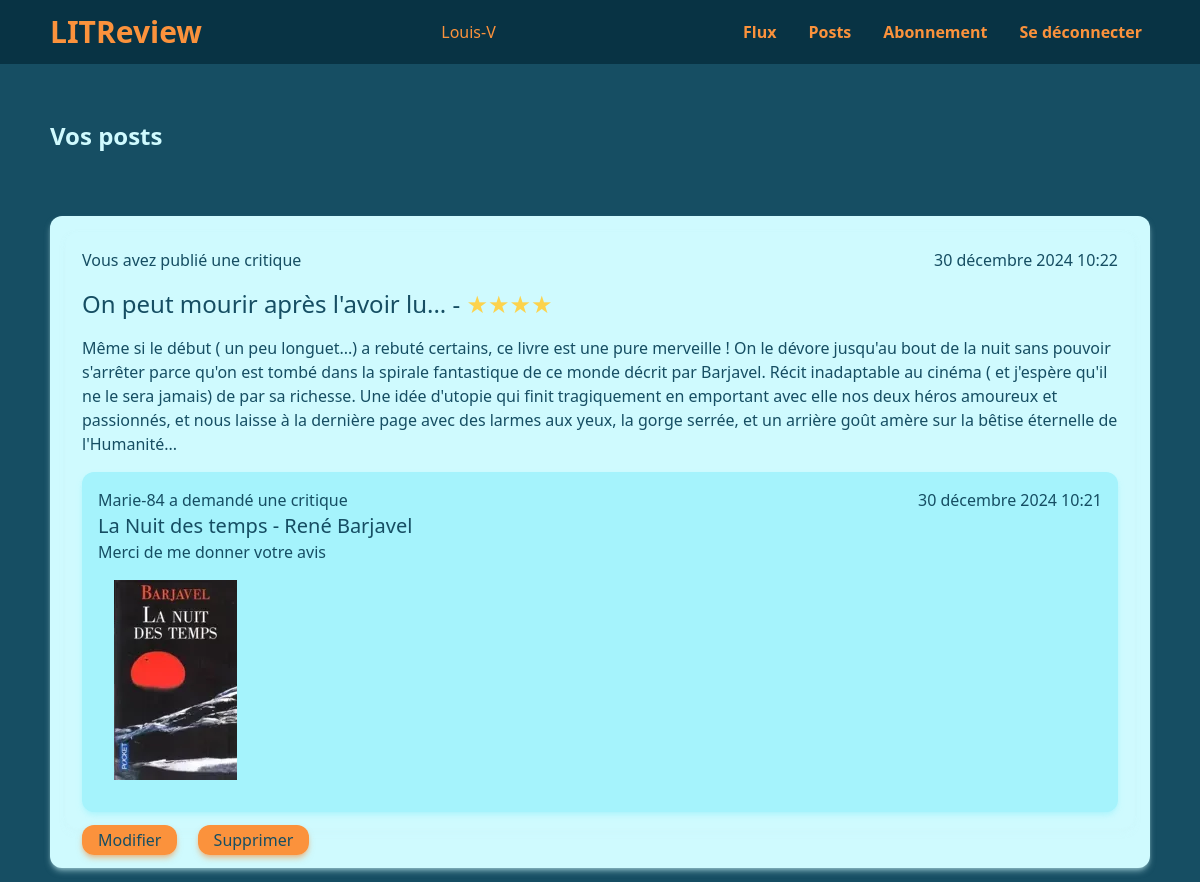
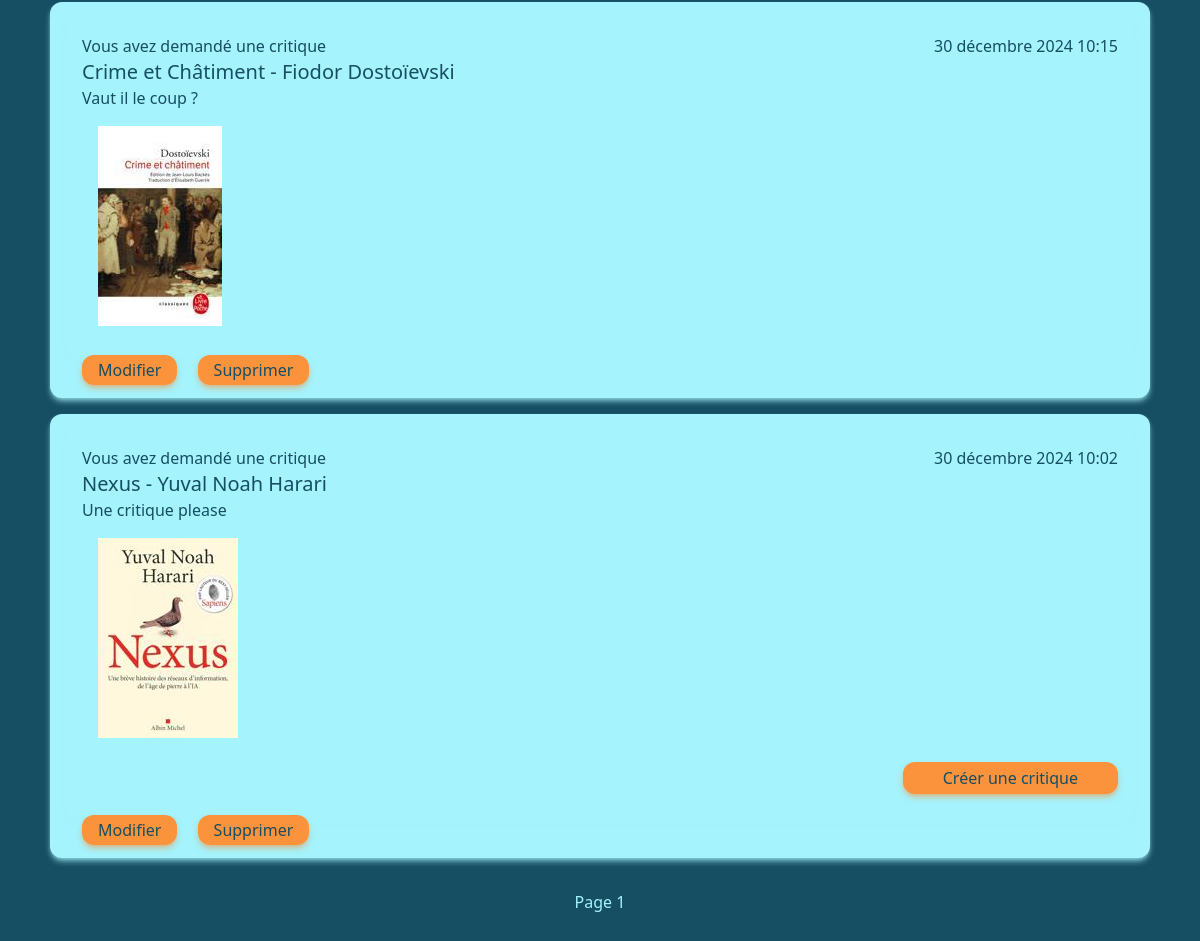
The app's page /review/posts/ (signed in) with its own data (2 pictures, top to bottom).
### authentication/models.py (models this page shows, shortened)
class User(AbstractBaseUser, PermissionsMixin):
    username = models.CharField(max_length=20, unique=True)
    is_active = models.BooleanField(default=True)
    is_superuser = models.BooleanField(default=False)
    is_staff = models.BooleanField(default=False)
    date_joined = models.DateTimeField(default=timezone.now)
    last_login = models.DateTimeField(blank=True, null=True)
    objects = CustomUserManager()
    USERNAME_FIELD = 'username'
    REQUIRED_FIELDS = []

### review/models.py (models this page shows, shortened)
class Review(models.Model):
    ticket = models.ForeignKey(to=Ticket, on_delete=models.CASCADE)
    rating = models.PositiveSmallIntegerField(validators=[MinValueValidator(0), MaxValueValidator(5)])
    headline = models.CharField(max_length=128)
    body = models.CharField(max_length=8192, blank=True)
    user = models.ForeignKey(to=settings.AUTH_USER_MODEL, on_delete=models.CASCADE)
    time_created = models.DateTimeField(auto_now_add=True)

class Ticket(models.Model):
    title = models.CharField(max_length=128)
    description = models.CharField(max_length=2048, blank=True)
    user = models.ForeignKey(to=settings.AUTH_USER_MODEL, on_delete=models.CASCADE)
    image = models.ImageField(null=True, blank=True)
    time_created = models.DateTimeField(auto_now_add=True)
    response = models.BooleanField(default=False)

### review/views.py (the view)
# urls.py: path('posts/', views.PostsView.as_view(), name='posts'),
class PostsView(LoginRequiredMixin, View):
    template = 'review/posts.html'
    ticket_class = models.Ticket
    review_class = models.Review
    POST_PER_PAGE = 10
    def get(self, request):
        tickets = self.ticket_class.objects.filter(user=request.user)
        tickets = tickets.annotate(content_type=Value('TICKET', CharField()))
        reviews = self.review_class.objects.filter(user=request.user)
        reviews = reviews.annotate(content_type=Value('REVIEW', CharField()))
        posts = sorted(
            chain(tickets, reviews),
            key=lambda post: post.time_created,
            reverse=True
        )
        paginator = Paginator(posts, self.POST_PER_PAGE)
        page_number = request.GET.get('page')
        page_obj = paginator.get_page(page_number)
        return render(request, self.template, context={'posts': page_obj})

### review/templates/review/posts.html
{% extends 'base.html' %}
{% block content %}
    <div class="flex items-center w-full h-40">
        <h2>Vos posts</h2>
    </div>
    <div flex class="flex flex-col gap-4 w-full">
        {% for post in posts %}
            {% if post.content_type == 'TICKET' %}
                <div class="card-medium p-4">
                    {% include 'review/partials/ticket_snippet.html' %}
            {% elif post.content_type == 'REVIEW' %}
                <div class="card-light p-4">
                    {% include 'review/partials/review_snippet.html' %}
            {% endif %}
                    <a href="{% url 'update' content_type=post.content_type|lower id=post.id %}"
                    class="btn px-4 py-1 m-4">Modifier</a>
                    <a href="{% url 'post_delete' content_type=post.content_type|lower id=post.id %}"
                    class="btn px-4 py-1">Supprimer</a>
                </div>
        {% endfor %}
    </div>
    {% include 'review/partials/page_nav.html' %}
{% endblock %}

### templates/base.html (shortened to what this page needs)
<!DOCTYPE html>
<html lang="en">
<head>
    <link rel="stylesheet" href="/static/css/output.css">
</head>
<body class="bg-cyan-900">
    <div class="relative">
        <nav class="flex justify-center fixed top-0 left-0 right-0  h-16 bg-cyan-950 w-full" >
            <div class="nav-text flex justify-between items-center xl:w-2/3 lg:w-11/12">
                <h1>LITReview</h1>
                {% if user.is_authenticated %}
                <p>{{ user }}</p>
                <ul class="flex gap-4">
                    <li>
                        <a href="{% url 'flux' %}" class="nav-hover px-2 font-bold">Flux</a>
                    </li>
                    <li>
                        <a href="{% url 'posts' %}" class="nav-hover px-2 font-bold">Posts</a>
                    </li>
                    <li>
                        <a href="{% url 'follows' %}" class="nav-hover px-2 font-bold">Abonnement</a>
                    </li>
                    <li>
                        <a href="{% url 'logout' %}" class="nav-hover px-2 font-bold">Se déconnecter</a>
                    </li>
                </ul>
                {% endif %}
            </div>
        </nav>
    </div>
    <section class="flex justify-center w-full mt-14 mb-6 text-cyan-900">
        <div class="flex flex-col items-center xl:w-2/3 lg:w-11/12 w-full">
            {% block content %}{% endblock %}
        </div>
    </section>
</body>
</html>

### review/templates/review/partials/review_snippet.html
{% load tz %}
{% load mathfilters %}
<div class="card-light flex flex-col p-4 gap-4">
    <div class="flex justify-between">
        {% if post.user == user %}
        <p>Vous avez publié une critique</p>
        {% else %}
        <p>{{ post.user }} a publié une critique</p>
        {% endif %}
        <p>{{ post.time_created|timezone:"Europe/Paris" }}</p>
    </div>
    <p class="text-2xl">{{ post.headline }} - <span class="text-amber-300">{{ '★'|mul:post.rating }}</span></p>
    <p>{{ post.body }}</p>
    {% with post=post.ticket %}
        {% include 'review/partials/ticket_snippet.html' %}
    {% endwith %}
</div>

### review/templates/review/partials/ticket_snippet.html
{% load tz %}
<div class="card-medium p-4">
    <div class="flex justify-between">
        <div>
            {% if post.user == user %}
            <p>Vous avez demandé une critique</p>
            {% else %}
            <p>{{ post.user }} a demandé une critique</p>
            {% endif %}
            <p class="text-xl">{{ post.title }}</p>
            <p>{{ post.description }}</p>
        </div>
        <p>{{ post.time_created|timezone:"Europe/Paris" }}</p>
    </div>
    {% if post.image %}
    <img src="{{ post.image.url }}" class="p-4">
    {% endif %}
    {% if not post.response %}
    <div class="flex justify-end items-center h-12 w-full">
        <a href="{% url 'ticket_response' id=post.id %}" class="btn px-10 py-1">Créer une critique</a>
    </div>
    {% endif %}
</div>

### records on screen
User: username "Louis-V"
Review: shows "Vous avez publié une critique", time_created "30 décembre 2024 10:22", headline "On peut mourir après l'avoir lu...", rating "★★★★", body "Même si le début ( un peu longuet...) a rebuté certains, ce livre est une pure merveille ! On le dévore jusqu'au bout de la nuit sans pouvoir s'arrêter parce qu'on est tombé dans la spirale fantastique de ce monde décrit par Barjavel. Récit inadaptable au cinéma ( et j'espère qu'il ne le sera jamais) de par sa richesse. Une idée d'utopie qui finit tragiquement en emportant avec elle nos deux héros amoureux et passionnés, et nous laisse à la dernière page avec des larmes aux yeux, la gorge serrée, et un arrière goût amère sur la bêtise éternelle de l'Humanité...", user "Marie-84", title "La Nuit des temps - René Barjavel", description "Merci de me donner votre avis", time_created "30 décembre 2024 10:21", image (picture)
Ticket: shows "Vous avez demandé une critique", title "Crime et Châtiment - Fiodor Dostoïevski", description "Vaut il le coup ?", time_created "30 décembre 2024 10:15", image (picture)
Ticket: shows "Vous avez demandé une critique", title "Nexus - Yuval Noah Harari", description "Une critique please", time_created "30 décembre 2024 10:02", image (picture), response "Créer une critique"

### other values on screen
{{ posts.number }} "1"
